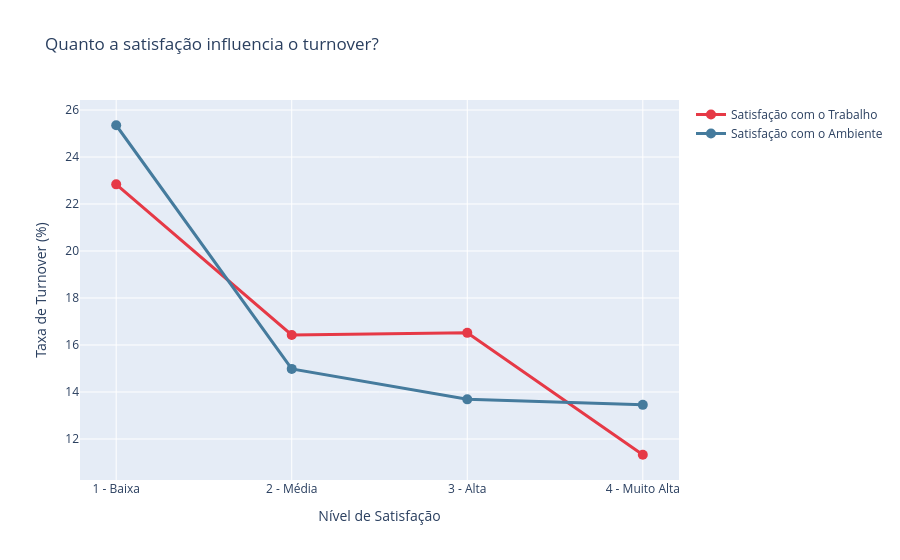

Notebook code cell kept with this figure:
### Markdown cell above
## 2. Satisfação no Trabalho e no Ambiente

### Code cell
# Turnover por nível de satisfação (trabalho e ambiente)
niveis = {1: '1 - Baixa', 2: '2 - Média', 3: '3 - Alta', 4: '4 - Muito Alta'}

sat_trabalho = df.groupby('JobSatisfaction')['saiu'].mean().reset_index()
sat_trabalho.columns = ['nivel', 'taxa']
sat_trabalho['taxa'] *= 100
sat_trabalho['nivel'] = sat_trabalho['nivel'].map(niveis)
sat_trabalho['tipo'] = 'Satisfação com o Trabalho'

sat_ambiente = df.groupby('EnvironmentSatisfaction')['saiu'].mean().reset_index()
sat_ambiente.columns = ['nivel', 'taxa']
sat_ambiente['taxa'] *= 100
sat_ambiente['nivel'] = sat_ambiente['nivel'].map(niveis)
sat_ambiente['tipo'] = 'Satisfação com o Ambiente'

sat_combined = pd.concat([sat_trabalho, sat_ambiente])

fig = px.line(
    sat_combined, x='nivel', y='taxa', color='tipo',
    markers=True,
    color_discrete_map={
        'Satisfação com o Trabalho': '#E63946',
        'Satisfação com o Ambiente': '#457B9D'
    },
    title='Quanto a satisfação influencia o turnover?',
    labels={'nivel': 'Nível de Satisfação', 'taxa': 'Taxa de Turnover (%)', 'tipo': ''}
)
fig.update_traces(line_width=3, marker_size=10)
fig.show()

### Figure 1 — Plotly figure (JSON) as saved in the notebook; plotly's stock layout.template omitted (floating-point values rounded to 4 significant figures)
{"data": [{"hovertemplate": "=Satisfação com o Trabalho<br>Nível de Satisfação=%{x}<br>Taxa de Turnover (%)=%{y}<extra></extra>", "legendgroup": "Satisfação com o Trabalho", "line": {"color": "#E63946", "dash": "solid", "width": 3}, "marker": {"size": 10, "symbol": "circle"}, "mode": "lines+markers", "name": "Satisfação com o Trabalho", "orientation": "v", "showlegend": true, "type": "scatter", "x": ["1 - Baixa", "2 - Média", "3 - Alta", "4 - Muito Alta"], "xaxis": "x", "y": [22.84, 16.43, 16.52, 11.33], "yaxis": "y"}, {"hovertemplate": "=Satisfação com o Ambiente<br>Nível de Satisfação=%{x}<br>Taxa de Turnover (%)=%{y}<extra></extra>", "legendgroup": "Satisfação com o Ambiente", "line": {"color": "#457B9D", "dash": "solid", "width": 3}, "marker": {"size": 10, "symbol": "circle"}, "mode": "lines+markers", "name": "Satisfação com o Ambiente", "orientation": "v", "showlegend": true, "type": "scatter", "x": ["1 - Baixa", "2 - Média", "3 - Alta", "4 - Muito Alta"], "xaxis": "x", "y": [25.35, 14.98, 13.69, 13.45], "yaxis": "y"}], "layout": {"legend": {"title": {"text": ""}, "tracegroupgap": 0}, "title": {"text": "Quanto a satisfação influencia o turnover?"}, "xaxis": {"anchor": "y", "domain": [0.0, 1.0], "title": {"text": "Nível de Satisfação"}}, "yaxis": {"anchor": "x", "domain": [0.0, 1.0], "title": {"text": "Taxa de Turnover (%)"}}}}
